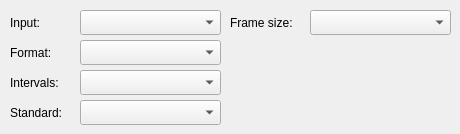
        <widget class="QWidget" name="tabDevicePorperties">
         <attribute name="title">
          <string>Properties</string>
         </attribute>
         <widget class="QComboBox" name="comboBoxCaptureDevicePropertiesInput">
          <property name="geometry">
           <rect>
            <x>80</x>
            <y>10</y>
            <width>141</width>
            <height>25</height>
           </rect>
          </property>
          <property name="minimumSize">
           <size>
            <width>0</width>
            <height>25</height>
           </size>
          </property>
          <property name="maximumSize">
           <size>
            <width>16777215</width>
            <height>25</height>
           </size>
          </property>
         </widget>
         <widget class="QLabel" name="labelCaptureDevicePropertiesInput">
          <property name="geometry">
           <rect>
            <x>10</x>
            <y>10</y>
            <width>61</width>
            <height>25</height>
           </rect>
          </property>
          <property name="minimumSize">
           <size>
            <width>0</width>
            <height>25</height>
           </size>
          </property>
          <property name="maximumSize">
           <size>
            <width>16777215</width>
            <height>25</height>
           </size>
          </property>
          <property name="text">
           <string>Input:</string>
          </property>
         </widget>
         <widget class="QLabel" name="labelCaptureDevicePropertiesFormat">
          <property name="geometry">
           <rect>
            <x>10</x>
            <y>40</y>
            <width>61</width>
            <height>25</height>
           </rect>
          </property>
          <property name="minimumSize">
           <size>
            <width>0</width>
            <height>25</height>
           </size>
          </property>
          <property name="maximumSize">
           <size>
            <width>16777215</width>
            <height>25</height>
           </size>
          </property>
          <property name="text">
           <string>Format:</string>
          </property>
         </widget>
         <widget class="QComboBox" name="comboBoxCaptureDevicePropertiesFormat">
          <property name="geometry">
           <rect>
            <x>80</x>
            <y>40</y>
            <width>141</width>
            <height>25</height>
           </rect>
          </property>
          <property name="minimumSize">
           <size>
            <width>0</width>
            <height>25</height>
           </size>
          </property>
          <property name="maximumSize">
           <size>
            <width>16777215</width>
            <height>25</height>
           </size>
          </property>
         </widget>
         <widget class="QComboBox" name="comboBoxCaptureDevicePropertiesIntervals">
          <property name="geometry">
           <rect>
            <x>80</x>
            <y>70</y>
            <width>141</width>
            <height>25</height>
           </rect>
          </property>
          <property name="minimumSize">
           <size>
            <width>0</width>
            <height>25</height>
           </size>
          </property>
          <property name="maximumSize">
           <size>
            <width>16777215</width>
            <height>25</height>
           </size>
          </property>
         </widget>
         <widget class="QLabel" name="labelCaptureDevicePropertiesInterval">
          <property name="geometry">
           <rect>
            <x>10</x>
            <y>70</y>
            <width>61</width>
            <height>25</height>
           </rect>
          </property>
          <property name="minimumSize">
           <size>
            <width>0</width>
            <height>25</height>
           </size>
          </property>
          <property name="maximumSize">
           <size>
            <width>16777215</width>
            <height>25</height>
           </size>
          </property>
          <property name="text">
           <string>Intervals:</string>
          </property>
         </widget>
         <widget class="QLabel" name="labelCaptureDevicePropertiesStandard">
          <property name="geometry">
           <rect>
            <x>10</x>
            <y>100</y>
            <width>71</width>
            <height>25</height>
           </rect>
          </property>
          <property name="minimumSize">
           <size>
            <width>0</width>
            <height>25</height>
           </size>
          </property>
          <property name="maximumSize">
           <size>
            <width>16777215</width>
            <height>25</height>
           </size>
          </property>
          <property name="text">
           <string>Standard:</string>
          </property>
         </widget>
         <widget class="QComboBox" name="comboBoxCaptureDevicePropertiesFrameSize">
          <property name="geometry">
           <rect>
            <x>310</x>
            <y>10</y>
            <width>141</width>
            <height>25</height>
           </rect>
          </property>
          <property name="minimumSize">
           <size>
            <width>0</width>
            <height>25</height>
           </size>
          </property>
          <property name="maximumSize">
           <size>
            <width>16777215</width>
            <height>25</height>
           </size>
          </property>
         </widget>
         <widget class="QComboBox" name="comboBoxCaptureDevicePropertiesStandard">
          <property name="geometry">
           <rect>
            <x>80</x>
            <y>100</y>
            <width>141</width>
            <height>25</height>
           </rect>
          </property>
          <property name="minimumSize">
           <size>
            <width>0</width>
            <height>25</height>
           </size>
          </property>
          <property name="maximumSize">
           <size>
            <width>16777215</width>
            <height>25</height>
           </size>
          </property>
         </widget>
         <widget class="QLabel" name="labelCaptureDevicePropertiesFameSize">
          <property name="geometry">
           <rect>
            <x>230</x>
            <y>10</y>
            <width>71</width>
            <height>25</height>
           </rect>
          </property>
          <property name="minimumSize">
           <size>
            <width>0</width>
            <height>25</height>
           </size>
          </property>
          <property name="maximumSize">
           <size>
            <width>16777215</width>
            <height>25</height>
           </size>
          </property>
          <property name="text">
           <string>Frame size:</string>
          </property>
         </widget>
        </widget>
